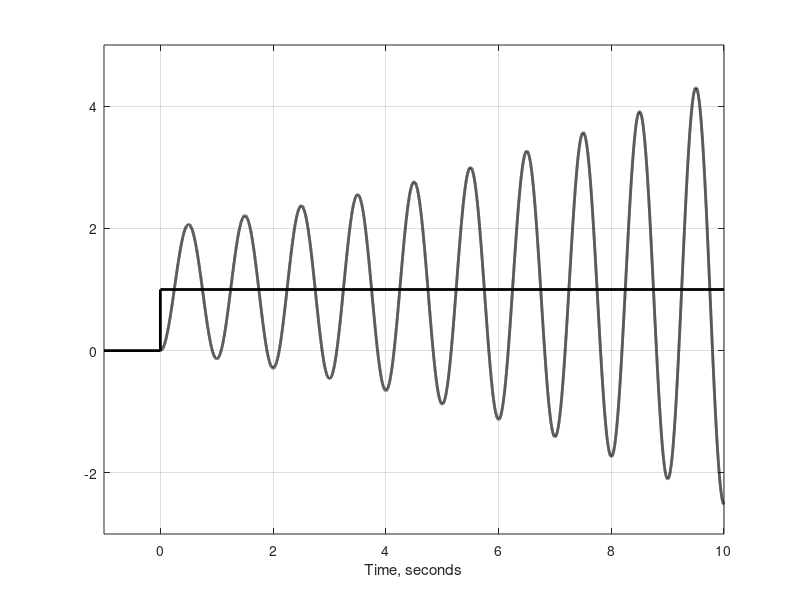

MATLAB code to generate this figure:
% Embedded Control Systems in C/C++
% by Jim Ledin
%
% Figure 1.5

clear all
close all

% Time range
tmax = 10;
dt = 0.0001;
t = 0:dt:tmax;

% Generate & plot the function
damping = -0.02;
omega = 2*pi;
f = 1 - (exp(-damping*omega*t) / sqrt(1-damping^2)).* ...
    sin(omega*sqrt(1-damping^2)*t + acos(damping));
h = plot(t,f, 'k', [-1 0 0 tmax], [0 0 1 1], 'k');
set(h, 'LineWidth', 2)

% Set scaling, grid, & label
axis([-1 tmax -3 5])
grid
xlabel('Time, seconds')
